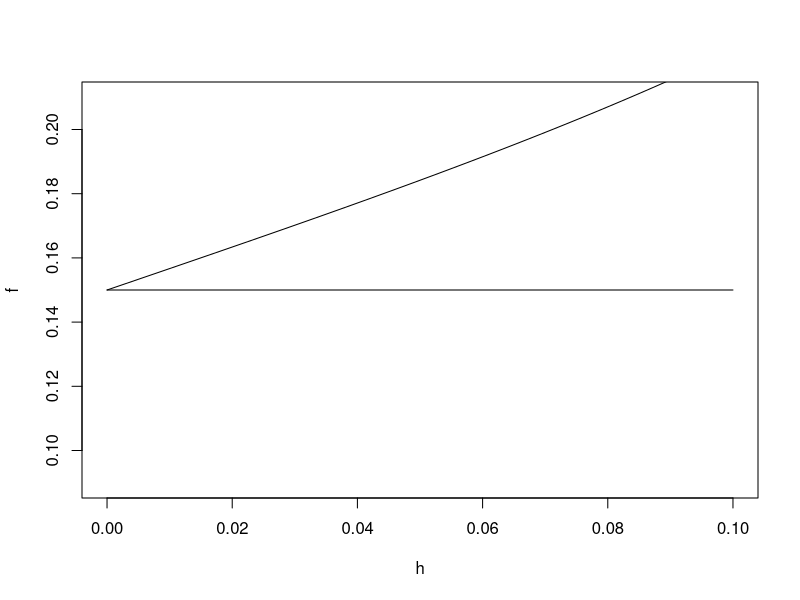

Write R code to recreate this figure.
BK7n <- function(a){
	a1 <- 2.271176
	a2 <- -9.700709/10^9
	a3 <- 0.0110971/10^6
	a4 <- 4.622809/10^11
	a5 <- 1.616105/10^11
	a6 <- -8.285043/10^13
	n4 <- (a1+a2*a^2+a3/a^2+a4/a^4+a5*1/a^6+a6/a^8)^2
	n2 <- sqrt(n4)
	n <- sqrt(n2)
	#print(n)
	return(n)
}

R <- 0.15
D <- 0.1
n1 <- 1.0
n2 <- 1.5

Gaussian <- function(r,h,n1,n2,b){
	a1 <- 0					#Paraxial Approximation
	if(!b){
		a1 <- alph1(h,r)		#None Approximated Angle
	}
	a2 <-alph2(r,a1,n1,n2)
	f <- r*sin(a2)/cos(a2)+r
	return(f)
}

#Incomming light angle in relation of the norm.
alph2 <- function(r,a1,n1,n2){
	a2 <- asin(sin(a1)*(n1/n2))
	return(a2)
}
alph1 <- function(h,r){
	a1 <- asin(h/r)
	return(a1)
}

Gauss_Approx <- function(x) Gaussian(R,x,n1,n2,TRUE);
fa <- Vectorize(Gauss_Approx);
curve(fa,from=0,to=0.1, xlab="h", ylab="f");

Gauss <- function(x) Gaussian(R,x,n1,n2,FALSE);
f <- Vectorize(Gauss);
curve(f,from=0,to=0.1, xlab="h", ylab="f", add=TRUE);


print("Done!")

"
Gaussian(R,h,n1,n2,TRUE)
Gaussian(R,h,n1,n2,FALSE)

BK7n(400/10^9)
BK7n(500/10^9)
BK7n(600/10^9)
BK7n(700/10^9)
"
